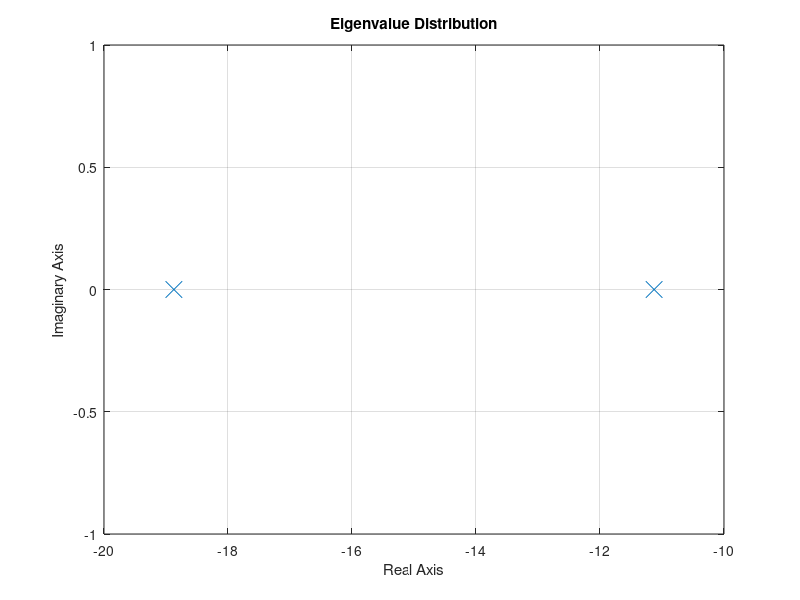

Recreate this plot in MATLAB. (Note: this script raises an error after producing the figure.)
clc;
clear;
close all;

%% SCR values

SCR = [10 8 6 4 2 1];

%% Example state space matrices
% Replace these with actual linearized
% matrices for each SCR.

A = [-10 2;
     -5 -20];

%% Eigenvalue calculation

lambda = eig(A);

%% Damping calculation

sigma = real(lambda);

omega = imag(lambda);

wn = abs(lambda);

zeta = -sigma./wn;

%% Display results

disp('Eigenvalues:');

disp(lambda);

disp('Damping Ratios:');

disp(zeta);

%% Stability check

if all(real(lambda)<0)

    disp('System is stable');

else

    disp('System is unstable');

end

%% Eigenvalue plot

figure;

plot(real(lambda),imag(lambda),'x','MarkerSize',12);

grid on;

xlabel('Real Axis');

ylabel('Imaginary Axis');

title('Eigenvalue Distribution');

xline(0,'r--');
